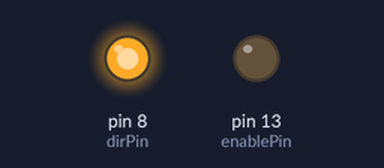
A sketch run on a simulated Arduino Uno, built with avr-gcc and run on an emulated ATmega328P. Parts: output pins drawn as LEDs (lit = HIGH). Pins used as bus, display or sensor lines are not drawn.

Above: at 1.5 s.
At 4.6 s:
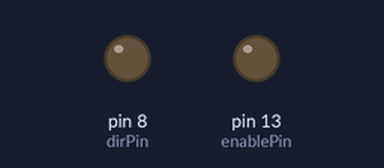
Timing chart, 0 to 8.1 s (numbered marks = the images above):
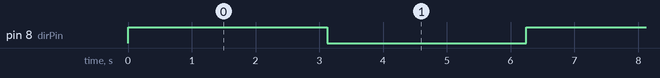

Measured:
- by itself, pin 8 (dirPin): alternates HIGH for 3.1 s and LOW for 3.1 s

The sketch:

stepper0.ino
```cpp
int dirPin = 8;
int stepperPin = 9;
int enablePin = 13;

void setup() {
 pinMode(dirPin, OUTPUT);
 pinMode(stepperPin, OUTPUT);
 pinMode(enablePin, OUTPUT);
 digitalWrite(enablePin,LOW);
}

void loop(){
   //digitalWrite(enablePin,LOW);
 step(true,1600);
 delay(500);
 step(false,1600);
 delay(500);
}

 void step(boolean dir,int steps){
 digitalWrite(dirPin,dir);
 delay(50);
 for(int i=0;i<steps;i++){
   digitalWrite(stepperPin, HIGH);
   delayMicroseconds(800);
   digitalWrite(stepperPin, LOW);
   delayMicroseconds(800);
 }
}
```
